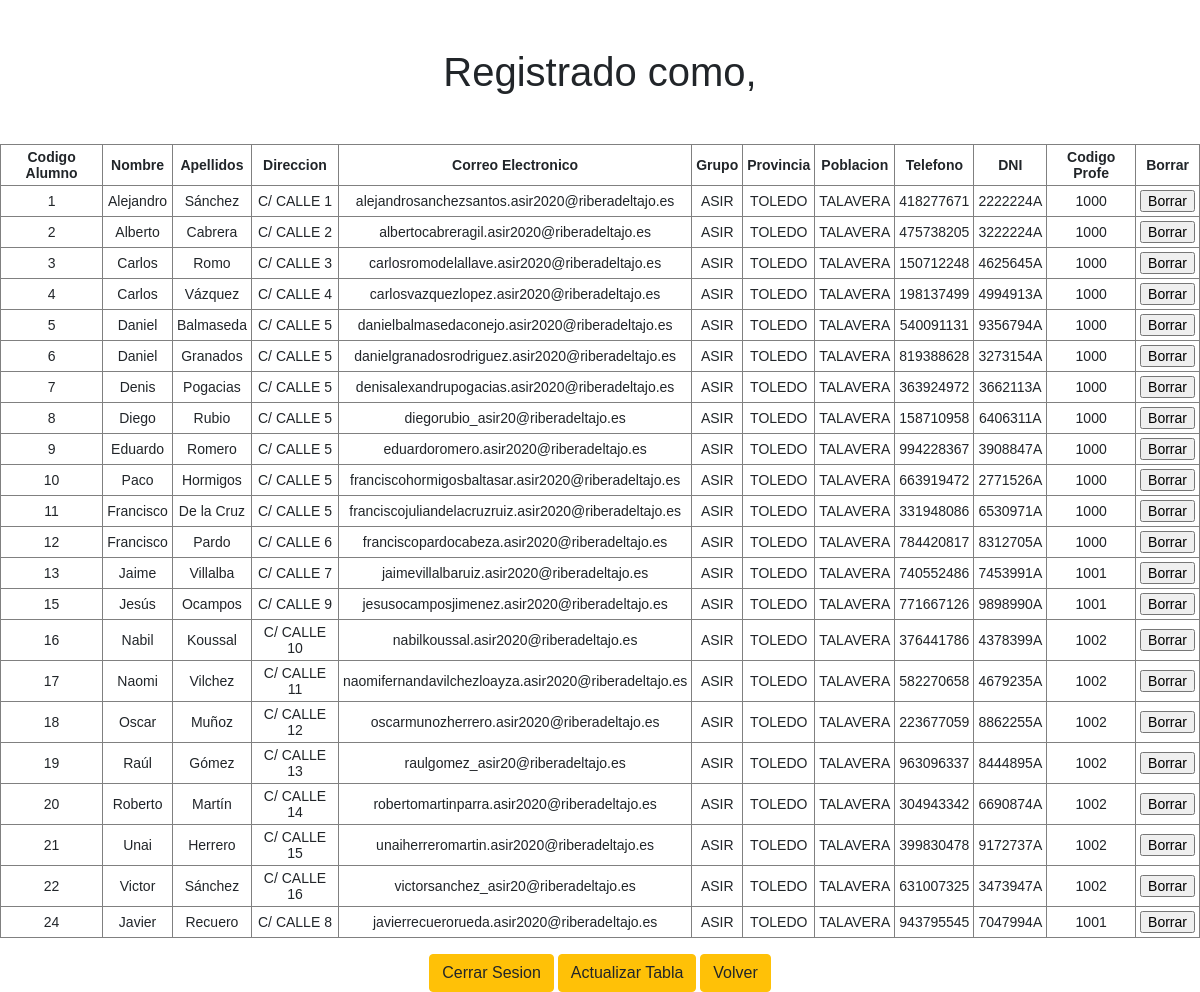
Screenshot of /fct/lista_alumnos.php (signed in) with the database file from the repository.
### tables this page shows
CREATE TABLE `alumnos` (
  `NOMBRE` varchar(15) NOT NULL,
  `APELLIDOS` varchar(40) NOT NULL,
  `DNI` varchar(9) NOT NULL,
  `COD_ALUMNO` int(4) NOT NULL,
  `DIRECCION` varchar(20) NOT NULL,
  `POBLACION` varchar(20) NOT NULL,
  `PROVINCIA` varchar(20) NOT NULL,
  `TELEFONO` varchar(9) NOT NULL,
  `EMAIL` varchar(70) NOT NULL,
  `COD_PROFE` int(4) DEFAULT NULL,
  `GRUPO` varchar(6) NOT NULL
);

### fct/funciones/funcionesBD.php (called while the page is built, shortened)
<?php
function conexionBD()
{
    $servername = "localhost:3307";
    $username = "root";
    $password = "";
    $database = "fct";
    $conexion = mysqli_connect($servername, $username, $password, $database);
    if ($conexion->connect_error) {
        echo "Fallo al conectar con la BD";
        return null;
    } else
        return $conexion;
}
function listaAlumnos()
{
    $sql = "SELECT * FROM alumnos";
    $con = conexionBD();
    if (!$con) {
        return null;
    } else {
        $con->set_charset("utf8");
        $resultado = $con->query($sql);
        if ($resultado != null) {
            return $resultado;
        } else {
            echo "No se ha ejecutado la consulta";
            $con->close();
        }
    }
}

### fct/lista_alumnos.php (the view, shortened to what this page needs)
<?php
include("funciones/funcionesBD.php");
?>
<!DOCTYPE html>
<html lang="en">
<head>
    <link rel="stylesheet" href="https://stackpath.bootstrapcdn.com/bootstrap/4.5.2/css/bootstrap.min.css">
    <h1 class="my-5">Registrado como, <b><?php echo htmlspecialchars($_SESSION["username"]); ?></b></h1>
</head>
<body>
<form action="lista_alumnos.php" method="POST">
<?php
$lista = listaAlumnos();
if ($lista != null){
    echo "<table align=\"center\" border=1 cellspacing='4' cellpadding='4' >";
    echo "<tr><th>Codigo Alumno</th><th>Nombre</th><th>Apellidos</th><th>Direccion</th><th>Correo Electronico</th><th>Grupo</th><th>Provincia</th><th>Poblacion</th>
    <th>Telefono</th><th>DNI</th><th>Codigo Profe</th><th>Borrar</th></tr>";
    $reg = $lista->fetch_assoc();
    while ($reg) {
        echo "<tr><td>$reg[COD_ALUMNO]</td><td>$reg[NOMBRE]</td><td>$reg[APELLIDOS]</td><td>$reg[DIRECCION]</td>
            <td>$reg[EMAIL]</td><td>$reg[GRUPO]</td><td>$reg[PROVINCIA]</td><td>$reg[POBLACION]</td><td>$reg[TELEFONO]</td><td>$reg[DNI]</td><td>$reg[COD_PROFE]</td>";
?>
<td><form name="formulario" method="POST" action="lista_alumnos.php" class="form">
    <input class="boton2" type="submit" name="Borrar" value="Borrar"/>
</form>
</td>
<?php
        echo "</tr>";
        $reg = $lista->fetch_assoc();
    }
}
echo "</table>";
?>
</body>
<br>
<a href="logout.php" class="btn btn-warning">Cerrar Sesion</a>
<a href="lista_alumnos.php" class="btn btn-warning">Actualizar Tabla</a>
<a href="alumnos.php" class="btn btn-warning">Volver</a>
</html>

### fct/lista_alumnos.php (style rules this page uses)
body { font: 14px sans-serif; text-align: center; }

### rows the page displays
alumnos: COD_ALUMNO "1", NOMBRE "Alejandro", APELLIDOS "Sánchez", DIRECCION "C/ CALLE 1", EMAIL "alejandrosanchezsantos.asir2020@riberadeltajo.es", GRUPO "ASIR", PROVINCIA "TOLEDO", POBLACION "TALAVERA", TELEFONO "418277671", DNI "2222224A", COD_PROFE "1000"
alumnos: COD_ALUMNO "2", NOMBRE "Alberto", APELLIDOS "Cabrera", DIRECCION "C/ CALLE 2", EMAIL "albertocabreragil.asir2020@riberadeltajo.es", GRUPO "ASIR", PROVINCIA "TOLEDO", POBLACION "TALAVERA", TELEFONO "475738205", DNI "3222224A", COD_PROFE "1000"
alumnos: COD_ALUMNO "3", NOMBRE "Carlos", APELLIDOS "Romo", DIRECCION "C/ CALLE 3", EMAIL "carlosromodelallave.asir2020@riberadeltajo.es", GRUPO "ASIR", PROVINCIA "TOLEDO", POBLACION "TALAVERA", TELEFONO "150712248", DNI "4625645A", COD_PROFE "1000"
alumnos: COD_ALUMNO "4", NOMBRE "Carlos", APELLIDOS "Vázquez", DIRECCION "C/ CALLE 4", EMAIL "carlosvazquezlopez.asir2020@riberadeltajo.es", GRUPO "ASIR", PROVINCIA "TOLEDO", POBLACION "TALAVERA", TELEFONO "198137499", DNI "4994913A", COD_PROFE "1000"
alumnos: COD_ALUMNO "5", NOMBRE "Daniel", APELLIDOS "Balmaseda", DIRECCION "C/ CALLE 5", EMAIL "danielbalmasedaconejo.asir2020@riberadeltajo.es", GRUPO "ASIR", PROVINCIA "TOLEDO", POBLACION "TALAVERA", TELEFONO "540091131", DNI "9356794A", COD_PROFE "1000"
alumnos: COD_ALUMNO "6", NOMBRE "Daniel", APELLIDOS "Granados", DIRECCION "C/ CALLE 5", EMAIL "danielgranadosrodriguez.asir2020@riberadeltajo.es", GRUPO "ASIR", PROVINCIA "TOLEDO", POBLACION "TALAVERA", TELEFONO "819388628", DNI "3273154A", COD_PROFE "1000"
alumnos: COD_ALUMNO "7", NOMBRE "Denis", APELLIDOS "Pogacias", DIRECCION "C/ CALLE 5", EMAIL "denisalexandrupogacias.asir2020@riberadeltajo.es", GRUPO "ASIR", PROVINCIA "TOLEDO", POBLACION "TALAVERA", TELEFONO "363924972", DNI "3662113A", COD_PROFE "1000"
alumnos: COD_ALUMNO "8", NOMBRE "Diego", APELLIDOS "Rubio", DIRECCION "C/ CALLE 5", EMAIL "diegorubio_asir20@riberadeltajo.es", GRUPO "ASIR", PROVINCIA "TOLEDO", POBLACION "TALAVERA", TELEFONO "158710958", DNI "6406311A", COD_PROFE "1000"
alumnos: COD_ALUMNO "9", NOMBRE "Eduardo", APELLIDOS "Romero", DIRECCION "C/ CALLE 5", EMAIL "eduardoromero.asir2020@riberadeltajo.es", GRUPO "ASIR", PROVINCIA "TOLEDO", POBLACION "TALAVERA", TELEFONO "994228367", DNI "3908847A", COD_PROFE "1000"
alumnos: COD_ALUMNO "10", NOMBRE "Paco", APELLIDOS "Hormigos", DIRECCION "C/ CALLE 5", EMAIL "franciscohormigosbaltasar.asir2020@riberadeltajo.es", GRUPO "ASIR", PROVINCIA "TOLEDO", POBLACION "TALAVERA", TELEFONO "663919472", DNI "2771526A", COD_PROFE "1000"
alumnos: COD_ALUMNO "11", NOMBRE "Francisco", APELLIDOS "De la Cruz", DIRECCION "C/ CALLE 5", EMAIL "franciscojuliandelacruzruiz.asir2020@riberadeltajo.es", GRUPO "ASIR", PROVINCIA "TOLEDO", POBLACION "TALAVERA", TELEFONO "331948086", DNI "6530971A", COD_PROFE "1000"
alumnos: COD_ALUMNO "12", NOMBRE "Francisco", APELLIDOS "Pardo", DIRECCION "C/ CALLE 6", EMAIL "franciscopardocabeza.asir2020@riberadeltajo.es", GRUPO "ASIR", PROVINCIA "TOLEDO", POBLACION "TALAVERA", TELEFONO "784420817", DNI "8312705A", COD_PROFE "1000"
alumnos: COD_ALUMNO "13", NOMBRE "Jaime", APELLIDOS "Villalba", DIRECCION "C/ CALLE 7", EMAIL "jaimevillalbaruiz.asir2020@riberadeltajo.es", GRUPO "ASIR", PROVINCIA "TOLEDO", POBLACION "TALAVERA", TELEFONO "740552486", DNI "7453991A", COD_PROFE "1001"
alumnos: COD_ALUMNO "15", NOMBRE "Jesús", APELLIDOS "Ocampos", DIRECCION "C/ CALLE 9", EMAIL "jesusocamposjimenez.asir2020@riberadeltajo.es", GRUPO "ASIR", PROVINCIA "TOLEDO", POBLACION "TALAVERA", TELEFONO "771667126", DNI "9898990A", COD_PROFE "1001"
alumnos: COD_ALUMNO "16", NOMBRE "Nabil", APELLIDOS "Koussal", DIRECCION "C/ CALLE 10", EMAIL "nabilkoussal.asir2020@riberadeltajo.es", GRUPO "ASIR", PROVINCIA "TOLEDO", POBLACION "TALAVERA", TELEFONO "376441786", DNI "4378399A", COD_PROFE "1002"
alumnos: COD_ALUMNO "17", NOMBRE "Naomi", APELLIDOS "Vilchez", DIRECCION "C/ CALLE 11", EMAIL "naomifernandavilchezloayza.asir2020@riberadeltajo.es", GRUPO "ASIR", PROVINCIA "TOLEDO", POBLACION "TALAVERA", TELEFONO "582270658", DNI "4679235A", COD_PROFE "1002"
alumnos: COD_ALUMNO "18", NOMBRE "Oscar", APELLIDOS "Muñoz", DIRECCION "C/ CALLE 12", EMAIL "oscarmunozherrero.asir2020@riberadeltajo.es", GRUPO "ASIR", PROVINCIA "TOLEDO", POBLACION "TALAVERA", TELEFONO "223677059", DNI "8862255A", COD_PROFE "1002"
alumnos: COD_ALUMNO "19", NOMBRE "Raúl", APELLIDOS "Gómez", DIRECCION "C/ CALLE 13", EMAIL "raulgomez_asir20@riberadeltajo.es", GRUPO "ASIR", PROVINCIA "TOLEDO", POBLACION "TALAVERA", TELEFONO "963096337", DNI "8444895A", COD_PROFE "1002"
alumnos: COD_ALUMNO "20", NOMBRE "Roberto", APELLIDOS "Martín", DIRECCION "C/ CALLE 14", EMAIL "robertomartinparra.asir2020@riberadeltajo.es", GRUPO "ASIR", PROVINCIA "TOLEDO", POBLACION "TALAVERA", TELEFONO "304943342", DNI "6690874A", COD_PROFE "1002"
alumnos: COD_ALUMNO "21", NOMBRE "Unai", APELLIDOS "Herrero", DIRECCION "C/ CALLE 15", EMAIL "unaiherreromartin.asir2020@riberadeltajo.es", GRUPO "ASIR", PROVINCIA "TOLEDO", POBLACION "TALAVERA", TELEFONO "399830478", DNI "9172737A", COD_PROFE "1002"
alumnos: COD_ALUMNO "22", NOMBRE "Victor", APELLIDOS "Sánchez", DIRECCION "C/ CALLE 16", EMAIL "victorsanchez_asir20@riberadeltajo.es", GRUPO "ASIR", PROVINCIA "TOLEDO", POBLACION "TALAVERA", TELEFONO "631007325", DNI "3473947A", COD_PROFE "1002"
alumnos: COD_ALUMNO "24", NOMBRE "Javier", APELLIDOS "Recuero", DIRECCION "C/ CALLE 8", EMAIL "javierrecuerorueda.asir2020@riberadeltajo.es", GRUPO "ASIR", PROVINCIA "TOLEDO", POBLACION "TALAVERA", TELEFONO "943795545", DNI "7047994A", COD_PROFE "1001"
